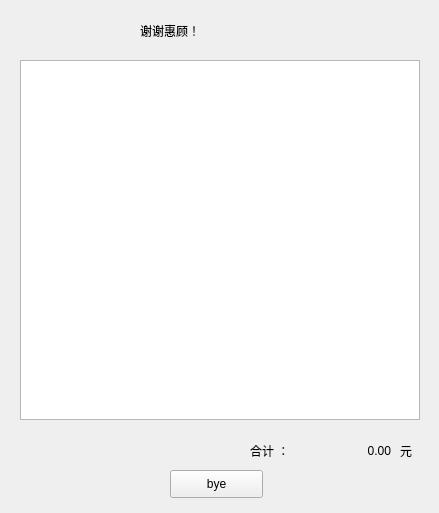
<?xml version="1.0" encoding="UTF-8"?>
<ui version="4.0">
 <class>billwindow</class>
 <widget class="QMainWindow" name="billwindow">
  <property name="geometry">
   <rect>
    <x>0</x>
    <y>0</y>
    <width>439</width>
    <height>513</height>
   </rect>
  </property>
  <property name="windowTitle">
   <string>MainWindow</string>
  </property>
  <widget class="QWidget" name="centralwidget">
   <widget class="QLabel" name="label">
    <property name="geometry">
     <rect>
      <x>140</x>
      <y>0</y>
      <width>151</width>
      <height>61</height>
     </rect>
    </property>
    <property name="styleSheet">
     <string notr="true">font: 20pt &quot;黑体&quot;;</string>
    </property>
    <property name="text">
     <string>谢谢惠顾！</string>
    </property>
   </widget>
   <widget class="QListWidget" name="listWidget">
    <property name="geometry">
     <rect>
      <x>20</x>
      <y>60</y>
      <width>400</width>
      <height>360</height>
     </rect>
    </property>
   </widget>
   <widget class="QLabel" name="label_2">
    <property name="geometry">
     <rect>
      <x>250</x>
      <y>430</y>
      <width>71</width>
      <height>41</height>
     </rect>
    </property>
    <property name="styleSheet">
     <string notr="true">font: 14pt &quot;Adobe Arabic&quot;;</string>
    </property>
    <property name="text">
     <string>合计 ：</string>
    </property>
   </widget>
   <widget class="QLabel" name="moneyLabel">
    <property name="geometry">
     <rect>
      <x>330</x>
      <y>430</y>
      <width>61</width>
      <height>41</height>
     </rect>
    </property>
    <property name="styleSheet">
     <string notr="true">font: 20pt &quot;Adobe Arabic&quot;;</string>
    </property>
    <property name="text">
     <string>0.00</string>
    </property>
    <property name="alignment">
     <set>Qt::AlignRight|Qt::AlignTrailing|Qt::AlignVCenter</set>
    </property>
   </widget>
   <widget class="QLabel" name="label_3">
    <property name="geometry">
     <rect>
      <x>400</x>
      <y>430</y>
      <width>71</width>
      <height>41</height>
     </rect>
    </property>
    <property name="styleSheet">
     <string notr="true">font: 14pt &quot;Adobe Arabic&quot;;</string>
    </property>
    <property name="text">
     <string>元</string>
    </property>
   </widget>
   <widget class="QPushButton" name="pushButton">
    <property name="geometry">
     <rect>
      <x>170</x>
      <y>470</y>
      <width>93</width>
      <height>28</height>
     </rect>
    </property>
    <property name="text">
     <string>bye</string>
    </property>
   </widget>
  </widget>
 </widget>
 <resources/>
 <connections/>
</ui>
